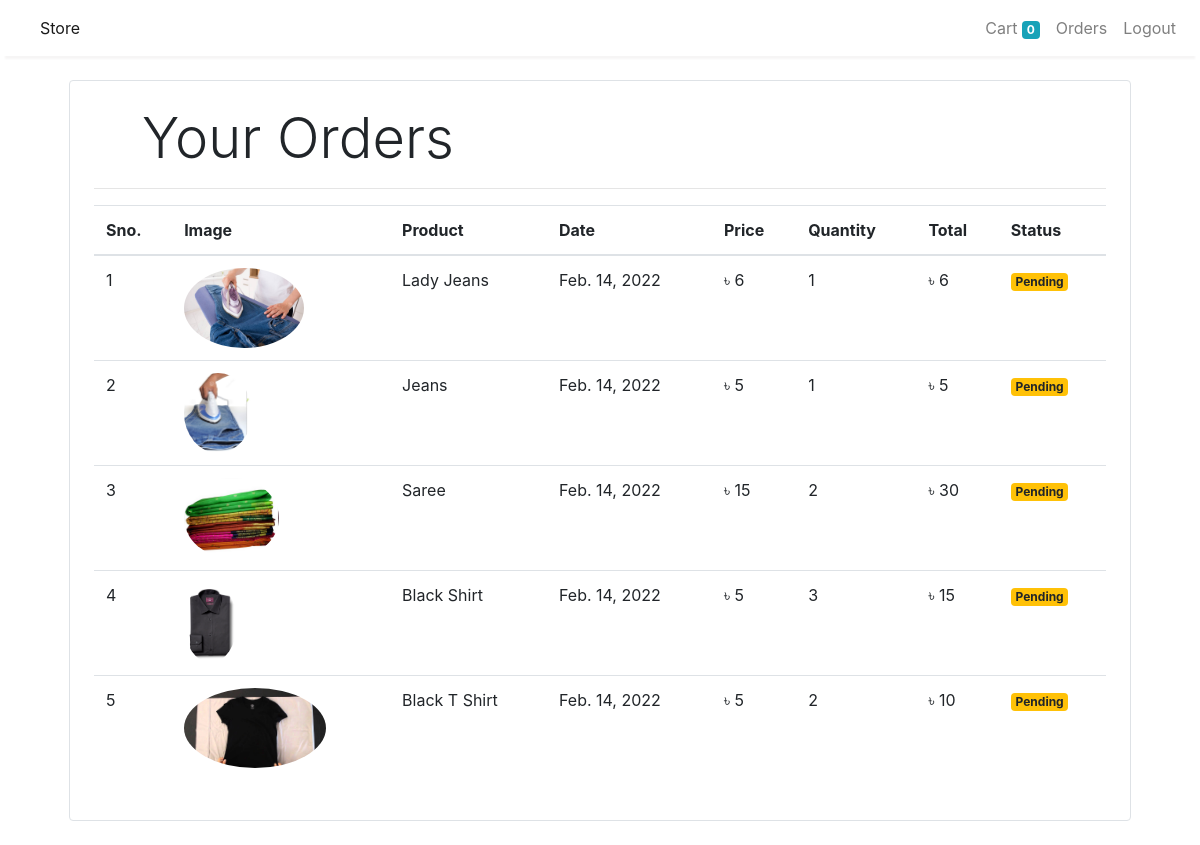
Screenshot of /orders (signed in) with the database file from the repository.
### store/models/orders.py (models this page shows, shortened)
class Order(models.Model):
    product = models.ForeignKey(Product,
                                on_delete=models.CASCADE)
    customer = models.ForeignKey(Customer,
                                 on_delete=models.CASCADE)
    quantity = models.IntegerField(default=1)
    price = models.IntegerField()
    address = models.CharField(max_length=50, default='', blank=True)
    phone = models.CharField(max_length=50, default='', blank=True)
    date = models.DateField(default=datetime.datetime.today)
    status = models.BooleanField(default=False)
    @staticmethod
    def get_orders_by_customer(customer_id):
        return Order.objects.filter(customer=customer_id).order_by('-date')

### store/models/product.py (models this page shows, shortened)
class Product(models.Model):
    name = models.CharField(max_length=50)
    price = models.IntegerField(default=0)
    category = models.ForeignKey(Category, on_delete=models.CASCADE, default=1)
    description = models.CharField(max_length=200, default='' , null=True , blank=True)
    image = models.ImageField(upload_to='uploads/products/')

### store/middlewares/auth.py (the view)
    def middleware(request):
        print(request.session.get('customer'))
        returnUrl = request.META['PATH_INFO']
        print(request.META['PATH_INFO'])
        if not request.session.get('customer'):
           return redirect(f'login?return_url={returnUrl}')
        response = get_response(request)
        return response

### store/templatetags/custom_filter.py (called while the page is built)
@register.filter(name='currency')
def currency(number):
    return "৳ "+str(number)

@register.filter(name='multiply')
def multiply(number , number1):
    return number * number1

### store/views/orders.py (called while the page is built)
    def get(self , request ):
        customer = request.session.get('customer')
        orders = Order.get_orders_by_customer(customer)
        print(orders)
        return render(request , 'orders.html'  , {'orders' : orders})

### store/templates/orders.html
{% extends 'base.html' %}
{% block content %}
{% load cart %}
{% load custom_filter %}
<div class="container">
   <div class="border rounded p-4 m-4">
        <p class="display-4 pl-4 ml-4">Your Orders</p>
        <hr>
        <table class="table">
            <thead>
                <tr>
                    <th>Sno.</th>
                    <th>Image</th>
                    <th>Product</th>
                    <th>Date</th>
                    <th>Price</th>
                    <th>Quantity</th>
                    <th>Total</th>
                    <th>Status</th>
                </tr>
            </thead>
            <tbody>
                {% for order in orders %}
                <tr>
                    <td>{{forloop.counter}}</td>
                    <td><img style="height: 80px;" class="rounded-circle" src="{{order.product.image.url}}" alt=""></td>
                    <td>{{order.product.name}}</td>
                    <td>{{order.date}}</td>
                    <td>{{order.price|currency}}</td>
                    <td>{{order.quantity}}</td>
                    <td>{{order.quantity|multiply:order.price|currency}}</td>
                    {% if order.status %}
                    <td><small class="badge badge-success">Completed</small></td>
                    {%else%}
                    <td><small class="badge badge-warning">Pending</small></td>
                    {% endif %}
                </tr>
                {% endfor %}
            </tbody>
        </table>
   </div>
</div>
{% endblock %}

### rows the page displays
Order: product.image (picture), product.name "Lady Jeans", date "Feb. 14, 2022", price "৳ 6", quantity "1", quantity|multiply "৳ 6", status "Pending"
Order: product.image (picture), product.name "Jeans", date "Feb. 14, 2022", price "৳ 5", quantity "1", quantity|multiply "৳ 5", status "Pending"
Order: product.image (picture), product.name "Saree", date "Feb. 14, 2022", price "৳ 15", quantity "2", quantity|multiply "৳ 30", status "Pending"
Order: product.image (picture), product.name "Black Shirt", date "Feb. 14, 2022", price "৳ 5", quantity "3", quantity|multiply "৳ 15", status "Pending"
Order: product.image (picture), product.name "Black T Shirt", date "Feb. 14, 2022", price "৳ 5", quantity "2", quantity|multiply "৳ 10", status "Pending"

### other values shown
{{ request.session.cart.keys|length }} "0"
